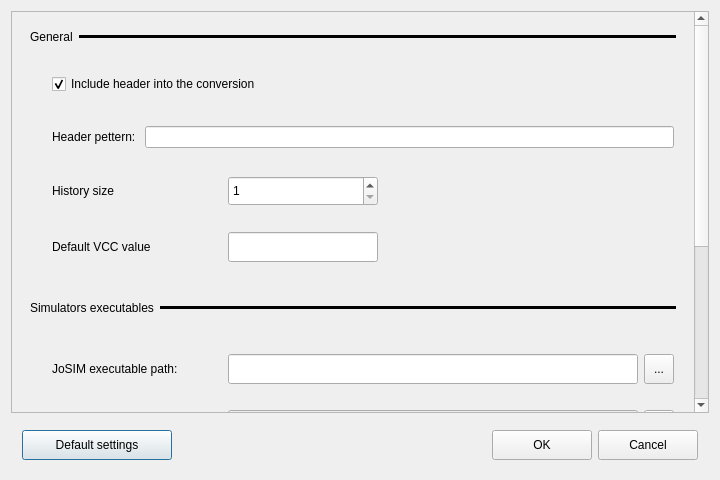
<?xml version="1.0" encoding="UTF-8"?>
<ui version="4.0">
 <class>DirectoryDialog</class>
 <widget class="QDialog" name="DirectoryDialog">
  <property name="windowModality">
   <enum>Qt::WindowModal</enum>
  </property>
  <property name="geometry">
   <rect>
    <x>0</x>
    <y>0</y>
    <width>720</width>
    <height>480</height>
   </rect>
  </property>
  <property name="sizePolicy">
   <sizepolicy hsizetype="Fixed" vsizetype="Fixed">
    <horstretch>0</horstretch>
    <verstretch>0</verstretch>
   </sizepolicy>
  </property>
  <property name="minimumSize">
   <size>
    <width>720</width>
    <height>480</height>
   </size>
  </property>
  <property name="maximumSize">
   <size>
    <width>1060</width>
    <height>720</height>
   </size>
  </property>
  <property name="windowTitle">
   <string>Dialog</string>
  </property>
  <property name="modal">
   <bool>true</bool>
  </property>
  <layout class="QVBoxLayout" name="verticalLayout">
   <item>
    <widget class="QScrollArea" name="scrollArea">
     <property name="sizePolicy">
      <sizepolicy hsizetype="Expanding" vsizetype="Preferred">
       <horstretch>0</horstretch>
       <verstretch>0</verstretch>
      </sizepolicy>
     </property>
     <property name="minimumSize">
      <size>
       <width>0</width>
       <height>0</height>
      </size>
     </property>
     <property name="maximumSize">
      <size>
       <width>1024</width>
       <height>576</height>
      </size>
     </property>
     <property name="horizontalScrollBarPolicy">
      <enum>Qt::ScrollBarAlwaysOff</enum>
     </property>
     <property name="widgetResizable">
      <bool>true</bool>
     </property>
     <widget class="QWidget" name="scrollAreaWidgetContents">
      <property name="geometry">
       <rect>
        <x>0</x>
        <y>0</y>
        <width>685</width>
        <height>717</height>
       </rect>
      </property>
      <layout class="QVBoxLayout" name="verticalLayout_5">
       <item>
        <widget class="QWidget" name="generalHeader" native="true">
         <layout class="QHBoxLayout" name="horizontalLayout_14">
          <item>
           <widget class="QLabel" name="label_4">
            <property name="text">
             <string>General</string>
            </property>
           </widget>
          </item>
          <item>
           <widget class="Line" name="line_4">
            <property name="sizePolicy">
             <sizepolicy hsizetype="Expanding" vsizetype="Fixed">
              <horstretch>0</horstretch>
              <verstretch>0</verstretch>
             </sizepolicy>
            </property>
            <property name="frameShadow">
             <enum>QFrame::Plain</enum>
            </property>
            <property name="lineWidth">
             <number>3</number>
            </property>
            <property name="midLineWidth">
             <number>3</number>
            </property>
            <property name="orientation">
             <enum>Qt::Horizontal</enum>
            </property>
           </widget>
          </item>
         </layout>
        </widget>
       </item>
       <item>
        <widget class="QWidget" name="horizontalWidget" native="true">
         <property name="minimumSize">
          <size>
           <width>0</width>
           <height>50</height>
          </size>
         </property>
         <property name="maximumSize">
          <size>
           <width>16777215</width>
           <height>50</height>
          </size>
         </property>
         <layout class="QHBoxLayout" name="horizontalLayout_13">
          <property name="leftMargin">
           <number>11</number>
          </property>
          <property name="topMargin">
           <number>11</number>
          </property>
          <property name="rightMargin">
           <number>11</number>
          </property>
          <property name="bottomMargin">
           <number>11</number>
          </property>
          <item>
           <spacer name="horizontalSpacer_10">
            <property name="orientation">
             <enum>Qt::Horizontal</enum>
            </property>
            <property name="sizeType">
             <enum>QSizePolicy::Fixed</enum>
            </property>
            <property name="sizeHint" stdset="0">
             <size>
              <width>20</width>
              <height>20</height>
             </size>
            </property>
           </spacer>
          </item>
          <item>
           <widget class="QCheckBox" name="includeHeaderCheckbox">
            <property name="text">
             <string>Include header into the conversion</string>
            </property>
            <property name="checked">
             <bool>true</bool>
            </property>
           </widget>
          </item>
          <item>
           <spacer name="horizontalSpacer_9">
            <property name="orientation">
             <enum>Qt::Horizontal</enum>
            </property>
            <property name="sizeHint" stdset="0">
             <size>
              <width>40</width>
              <height>20</height>
             </size>
            </property>
           </spacer>
          </item>
         </layout>
        </widget>
       </item>
       <item>
        <widget class="QWidget" name="headerWidget" native="true">
         <layout class="QHBoxLayout" name="horizontalLayout_8">
          <property name="leftMargin">
           <number>11</number>
          </property>
          <property name="topMargin">
           <number>11</number>
          </property>
          <property name="rightMargin">
           <number>11</number>
          </property>
          <property name="bottomMargin">
           <number>11</number>
          </property>
          <item>
           <spacer name="horizontalSpacer_11">
            <property name="orientation">
             <enum>Qt::Horizontal</enum>
            </property>
            <property name="sizeType">
             <enum>QSizePolicy::Fixed</enum>
            </property>
            <property name="sizeHint" stdset="0">
             <size>
              <width>20</width>
              <height>20</height>
             </size>
            </property>
           </spacer>
          </item>
          <item>
           <widget class="QLabel" name="headerPatternLabel">
            <property name="text">
             <string>Header pettern: </string>
            </property>
           </widget>
          </item>
          <item>
           <widget class="QLineEdit" name="headerPattern"/>
          </item>
         </layout>
        </widget>
       </item>
       <item>
        <widget class="QWidget" name="historyWidget" native="true">
         <property name="minimumSize">
          <size>
           <width>0</width>
           <height>50</height>
          </size>
         </property>
         <property name="maximumSize">
          <size>
           <width>16777215</width>
           <height>50</height>
          </size>
         </property>
         <layout class="QHBoxLayout" name="horizontalLayout_7">
          <property name="leftMargin">
           <number>11</number>
          </property>
          <property name="topMargin">
           <number>11</number>
          </property>
          <property name="rightMargin">
           <number>11</number>
          </property>
          <property name="bottomMargin">
           <number>11</number>
          </property>
          <item>
           <spacer name="horizontalSpacer_7">
            <property name="orientation">
             <enum>Qt::Horizontal</enum>
            </property>
            <property name="sizeType">
             <enum>QSizePolicy::Fixed</enum>
            </property>
            <property name="sizeHint" stdset="0">
             <size>
              <width>20</width>
              <height>20</height>
             </size>
            </property>
           </spacer>
          </item>
          <item>
           <widget class="QLabel" name="historyLabel">
            <property name="minimumSize">
             <size>
              <width>170</width>
              <height>30</height>
             </size>
            </property>
            <property name="maximumSize">
             <size>
              <width>170</width>
              <height>30</height>
             </size>
            </property>
            <property name="text">
             <string>History size</string>
            </property>
           </widget>
          </item>
          <item>
           <widget class="QSpinBox" name="historySpinBox">
            <property name="minimumSize">
             <size>
              <width>150</width>
              <height>30</height>
             </size>
            </property>
            <property name="maximumSize">
             <size>
              <width>150</width>
              <height>30</height>
             </size>
            </property>
            <property name="wrapping">
             <bool>false</bool>
            </property>
            <property name="frame">
             <bool>true</bool>
            </property>
            <property name="showGroupSeparator" stdset="0">
             <bool>false</bool>
            </property>
            <property name="minimum">
             <number>1</number>
            </property>
            <property name="maximum">
             <number>100</number>
            </property>
           </widget>
          </item>
          <item>
           <spacer name="horizontalSpacer_4">
            <property name="orientation">
             <enum>Qt::Horizontal</enum>
            </property>
            <property name="sizeHint" stdset="0">
             <size>
              <width>40</width>
              <height>20</height>
             </size>
            </property>
           </spacer>
          </item>
         </layout>
        </widget>
       </item>
       <item>
        <widget class="QWidget" name="vccWidget" native="true">
         <layout class="QHBoxLayout" name="horizontalLayout_9">
          <property name="leftMargin">
           <number>11</number>
          </property>
          <property name="topMargin">
           <number>11</number>
          </property>
          <property name="rightMargin">
           <number>11</number>
          </property>
          <property name="bottomMargin">
           <number>11</number>
          </property>
          <item>
           <spacer name="horizontalSpacer_13">
            <property name="orientation">
             <enum>Qt::Horizontal</enum>
            </property>
            <property name="sizeType">
             <enum>QSizePolicy::Fixed</enum>
            </property>
            <property name="sizeHint" stdset="0">
             <size>
              <width>20</width>
              <height>20</height>
             </size>
            </property>
           </spacer>
          </item>
          <item>
           <widget class="QLabel" name="vccLabel">
            <property name="minimumSize">
             <size>
              <width>170</width>
              <height>30</height>
             </size>
            </property>
            <property name="maximumSize">
             <size>
              <width>170</width>
              <height>30</height>
             </size>
            </property>
            <property name="text">
             <string>Default VCC value</string>
            </property>
           </widget>
          </item>
          <item>
           <widget class="QLineEdit" name="vccLineEdit">
            <property name="minimumSize">
             <size>
              <width>150</width>
              <height>30</height>
             </size>
            </property>
            <property name="maximumSize">
             <size>
              <width>150</width>
              <height>30</height>
             </size>
            </property>
            <property name="inputMask">
             <string/>
            </property>
           </widget>
          </item>
          <item>
           <spacer name="horizontalSpacer_12">
            <property name="orientation">
             <enum>Qt::Horizontal</enum>
            </property>
            <property name="sizeHint" stdset="0">
             <size>
              <width>40</width>
              <height>20</height>
             </size>
            </property>
           </spacer>
          </item>
         </layout>
        </widget>
       </item>
       <item>
        <widget class="QWidget" name="simulatorsHeader" native="true">
         <layout class="QHBoxLayout" name="horizontalLayout_11">
          <item>
           <widget class="QLabel" name="label_2">
            <property name="minimumSize">
             <size>
              <width>0</width>
              <height>40</height>
             </size>
            </property>
            <property name="maximumSize">
             <size>
              <width>16777215</width>
              <height>40</height>
             </size>
            </property>
            <property name="text">
             <string>Simulators executables</string>
            </property>
           </widget>
          </item>
          <item>
           <widget class="Line" name="line_2">
            <property name="sizePolicy">
             <sizepolicy hsizetype="Expanding" vsizetype="Fixed">
              <horstretch>0</horstretch>
              <verstretch>0</verstretch>
             </sizepolicy>
            </property>
            <property name="frameShadow">
             <enum>QFrame::Plain</enum>
            </property>
            <property name="lineWidth">
             <number>3</number>
            </property>
            <property name="midLineWidth">
             <number>3</number>
            </property>
            <property name="orientation">
             <enum>Qt::Horizontal</enum>
            </property>
           </widget>
          </item>
         </layout>
        </widget>
       </item>
       <item>
        <widget class="QWidget" name="josimWidget" native="true">
         <property name="maximumSize">
          <size>
           <width>16777215</width>
           <height>50</height>
          </size>
         </property>
         <layout class="QHBoxLayout" name="horizontalLayout_4">
          <property name="leftMargin">
           <number>11</number>
          </property>
          <property name="topMargin">
           <number>11</number>
          </property>
          <property name="rightMargin">
           <number>11</number>
          </property>
          <property name="bottomMargin">
           <number>11</number>
          </property>
          <item>
           <spacer name="horizontalSpacer_5">
            <property name="orientation">
             <enum>Qt::Horizontal</enum>
            </property>
            <property name="sizeType">
             <enum>QSizePolicy::Fixed</enum>
            </property>
            <property name="sizeHint" stdset="0">
             <size>
              <width>20</width>
              <height>20</height>
             </size>
            </property>
           </spacer>
          </item>
          <item>
           <widget class="QLabel" name="josimPathLabel">
            <property name="minimumSize">
             <size>
              <width>170</width>
              <height>30</height>
             </size>
            </property>
            <property name="maximumSize">
             <size>
              <width>170</width>
              <height>30</height>
             </size>
            </property>
            <property name="text">
             <string>JoSIM executable path:</string>
            </property>
           </widget>
          </item>
          <item>
           <widget class="QLineEdit" name="josimPath">
            <property name="minimumSize">
             <size>
              <width>400</width>
              <height>30</height>
             </size>
            </property>
            <property name="maximumSize">
             <size>
              <width>800</width>
              <height>30</height>
             </size>
            </property>
           </widget>
          </item>
          <item>
           <widget class="QToolButton" name="josimToolButton">
            <property name="minimumSize">
             <size>
              <width>30</width>
              <height>30</height>
             </size>
            </property>
            <property name="maximumSize">
             <size>
              <width>30</width>
              <height>30</height>
             </size>
            </property>
            <property name="text">
             <string>...</string>
            </property>
           </widget>
          </item>
         </layout>
        </widget>
       </item>
       <item>
        <widget class="QWidget" name="jsimWidget" native="true">
         <property name="maximumSize">
          <size>
           <width>16777215</width>
           <height>50</height>
          </size>
         </property>
         <layout class="QHBoxLayout" name="horizontalLayout_6">
          <property name="leftMargin">
           <number>11</number>
          </property>
          <property name="topMargin">
           <number>11</number>
          </property>
          <property name="rightMargin">
           <number>11</number>
          </property>
          <property name="bottomMargin">
           <number>11</number>
          </property>
          <item>
           <spacer name="horizontalSpacer_6">
            <property name="orientation">
             <enum>Qt::Horizontal</enum>
            </property>
            <property name="sizeType">
             <enum>QSizePolicy::Fixed</enum>
            </property>
            <property name="sizeHint" stdset="0">
             <size>
              <width>20</width>
              <height>20</height>
             </size>
            </property>
           </spacer>
          </item>
          <item>
           <widget class="QLabel" name="jsimPathLabel">
            <property name="minimumSize">
             <size>
              <width>170</width>
              <height>30</height>
             </size>
            </property>
            <property name="maximumSize">
             <size>
              <width>170</width>
              <height>30</height>
             </size>
            </property>
            <property name="text">
             <string>JSIM executable path:</string>
            </property>
           </widget>
          </item>
          <item>
           <widget class="QLineEdit" name="jsimPath">
            <property name="minimumSize">
             <size>
              <width>400</width>
              <height>30</height>
             </size>
            </property>
            <property name="maximumSize">
             <size>
              <width>800</width>
              <height>30</height>
             </size>
            </property>
           </widget>
          </item>
          <item>
           <widget class="QToolButton" name="jsimToolButton">
            <property name="minimumSize">
             <size>
              <width>30</width>
              <height>30</height>
             </size>
            </property>
            <property name="maximumSize">
             <size>
              <width>30</width>
              <height>30</height>
             </size>
            </property>
            <property name="text">
             <string>...</string>
            </property>
           </widget>
          </item>
         </layout>
        </widget>
       </item>
       <item>
        <widget class="QWidget" name="directoriesHeader" native="true">
         <layout class="QHBoxLayout" name="horizontalLayout_10">
          <item>
           <widget class="QLabel" name="label">
            <property name="sizePolicy">
             <sizepolicy hsizetype="Minimum" vsizetype="Preferred">
              <horstretch>0</horstretch>
              <verstretch>0</verstretch>
             </sizepolicy>
            </property>
            <property name="minimumSize">
             <size>
              <width>0</width>
              <height>40</height>
             </size>
            </property>
            <property name="maximumSize">
             <size>
              <width>16777215</width>
              <height>40</height>
             </size>
            </property>
            <property name="text">
             <string>Save/Open directories</string>
            </property>
           </widget>
          </item>
          <item>
           <widget class="Line" name="line">
            <property name="sizePolicy">
             <sizepolicy hsizetype="Expanding" vsizetype="Fixed">
              <horstretch>0</horstretch>
              <verstretch>0</verstretch>
             </sizepolicy>
            </property>
            <property name="frameShadow">
             <enum>QFrame::Plain</enum>
            </property>
            <property name="lineWidth">
             <number>3</number>
            </property>
            <property name="midLineWidth">
             <number>3</number>
            </property>
            <property name="orientation">
             <enum>Qt::Horizontal</enum>
            </property>
           </widget>
          </item>
         </layout>
        </widget>
       </item>
       <item>
        <widget class="QWidget" name="spiceDirWidget" native="true">
         <property name="sizePolicy">
          <sizepolicy hsizetype="MinimumExpanding" vsizetype="Preferred">
           <horstretch>0</horstretch>
           <verstretch>0</verstretch>
          </sizepolicy>
         </property>
         <property name="maximumSize">
          <size>
           <width>16777215</width>
           <height>50</height>
          </size>
         </property>
         <layout class="QHBoxLayout" name="horizontalLayout">
          <item>
           <spacer name="horizontalSpacer_8">
            <property name="orientation">
             <enum>Qt::Horizontal</enum>
            </property>
            <property name="sizeType">
             <enum>QSizePolicy::Fixed</enum>
            </property>
            <property name="sizeHint" stdset="0">
             <size>
              <width>20</width>
              <height>20</height>
             </size>
            </property>
           </spacer>
          </item>
          <item>
           <widget class="QLabel" name="spiceDirLabel">
            <property name="minimumSize">
             <size>
              <width>170</width>
              <height>30</height>
             </size>
            </property>
            <property name="maximumSize">
             <size>
              <width>170</width>
              <height>30</height>
             </size>
            </property>
            <property name="text">
             <string>Spice default directory:</string>
            </property>
           </widget>
          </item>
          <item>
           <widget class="QLineEdit" name="spiceDirLineEdit">
            <property name="sizePolicy">
             <sizepolicy hsizetype="Preferred" vsizetype="Fixed">
              <horstretch>0</horstretch>
              <verstretch>0</verstretch>
             </sizepolicy>
            </property>
            <property name="minimumSize">
             <size>
              <width>400</width>
              <height>30</height>
             </size>
            </property>
            <property name="maximumSize">
             <size>
              <width>800</width>
              <height>30</height>
             </size>
            </property>
            <property name="sizeIncrement">
             <size>
              <width>0</width>
              <height>0</height>
             </size>
            </property>
           </widget>
          </item>
          <item>
           <widget class="QToolButton" name="spiceDirToolButton">
            <property name="minimumSize">
             <size>
              <width>30</width>
              <height>30</height>
             </size>
            </property>
            <property name="maximumSize">
             <size>
              <width>30</width>
              <height>30</height>
             </size>
            </property>
            <property name="text">
             <string>...</string>
            </property>
           </widget>
          </item>
         </layout>
        </widget>
       </item>
       <item>
        <widget class="QWidget" name="libreDirWidget" native="true">
         <property name="maximumSize">
          <size>
           <width>16777215</width>
           <height>50</height>
          </size>
         </property>
         <layout class="QHBoxLayout" name="horizontalLayout_2" stretch="0,1,1,1">
          <property name="leftMargin">
           <number>11</number>
          </property>
          <property name="topMargin">
           <number>11</number>
          </property>
          <property name="rightMargin">
           <number>11</number>
          </property>
          <property name="bottomMargin">
           <number>11</number>
          </property>
          <item>
           <spacer name="horizontalSpacer_2">
            <property name="orientation">
             <enum>Qt::Horizontal</enum>
            </property>
            <property name="sizeType">
             <enum>QSizePolicy::Fixed</enum>
            </property>
            <property name="sizeHint" stdset="0">
             <size>
              <width>20</width>
              <height>20</height>
             </size>
            </property>
           </spacer>
          </item>
          <item>
           <widget class="QLabel" name="libreDirLabel">
            <property name="minimumSize">
             <size>
              <width>170</width>
              <height>30</height>
             </size>
            </property>
            <property name="maximumSize">
             <size>
              <width>170</width>
              <height>30</height>
             </size>
            </property>
            <property name="text">
             <string>LibrePCB default directory:</string>
            </property>
           </widget>
          </item>
          <item>
           <widget class="QLineEdit" name="libreDirLineEdit">
            <property name="minimumSize">
             <size>
              <width>400</width>
              <height>30</height>
             </size>
            </property>
            <property name="maximumSize">
             <size>
              <width>800</width>
              <height>30</height>
             </size>
            </property>
           </widget>
          </item>
          <item>
           <widget class="QToolButton" name="libreDirToolButton">
            <property name="minimumSize">
             <size>
              <width>30</width>
              <height>30</height>
             </size>
            </property>
            <property name="maximumSize">
             <size>
              <width>30</width>
              <height>30</height>
             </size>
            </property>
            <property name="text">
             <string>...</string>
            </property>
           </widget>
          </item>
         </layout>
        </widget>
       </item>
       <item>
        <widget class="QFrame" name="subcircuitDirWidget">
         <property name="maximumSize">
          <size>
           <width>16777215</width>
           <height>50</height>
          </size>
         </property>
         <layout class="QHBoxLayout" name="horizontalLayout_5">
          <property name="leftMargin">
           <number>11</number>
          </property>
          <property name="topMargin">
           <number>11</number>
          </property>
          <property name="rightMargin">
           <number>11</number>
          </property>
          <property name="bottomMargin">
           <number>11</number>
          </property>
          <item>
           <spacer name="horizontalSpacer_3">
            <property name="orientation">
             <enum>Qt::Horizontal</enum>
            </property>
            <property name="sizeType">
             <enum>QSizePolicy::Fixed</enum>
            </property>
            <property name="sizeHint" stdset="0">
             <size>
              <width>20</width>
              <height>20</height>
             </size>
            </property>
           </spacer>
          </item>
          <item>
           <widget class="QLabel" name="subcircuitDirLabel">
            <property name="minimumSize">
             <size>
              <width>170</width>
              <height>30</height>
             </size>
            </property>
            <property name="maximumSize">
             <size>
              <width>170</width>
              <height>30</height>
             </size>
            </property>
            <property name="text">
             <string>Subcircuit default directory:</string>
            </property>
           </widget>
          </item>
          <item>
           <widget class="QLineEdit" name="subcircuitDirLineEdit">
            <property name="minimumSize">
             <size>
              <width>400</width>
              <height>30</height>
             </size>
            </property>
            <property name="maximumSize">
             <size>
              <width>800</width>
              <height>30</height>
             </size>
            </property>
           </widget>
          </item>
          <item>
           <widget class="QToolButton" name="subcircuitDirToolButton">
            <property name="minimumSize">
             <size>
              <width>30</width>
              <height>30</height>
             </size>
            </property>
            <property name="maximumSize">
             <size>
              <width>30</width>
              <height>30</height>
             </size>
            </property>
            <property name="text">
             <string>...</string>
            </property>
           </widget>
          </item>
         </layout>
        </widget>
       </item>
      </layout>
     </widget>
    </widget>
   </item>
   <item>
    <widget class="QWidget" name="buttonBoxWidget" native="true">
     <property name="minimumSize">
      <size>
       <width>658</width>
       <height>50</height>
      </size>
     </property>
     <property name="maximumSize">
      <size>
       <width>16777215</width>
       <height>50</height>
      </size>
     </property>
     <layout class="QHBoxLayout" name="horizontalLayout_3">
      <property name="leftMargin">
       <number>11</number>
      </property>
      <property name="topMargin">
       <number>11</number>
      </property>
      <property name="rightMargin">
       <number>11</number>
      </property>
      <property name="bottomMargin">
       <number>11</number>
      </property>
      <item>
       <widget class="QPushButton" name="defaultSettingsButton">
        <property name="minimumSize">
         <size>
          <width>150</width>
          <height>30</height>
         </size>
        </property>
        <property name="maximumSize">
         <size>
          <width>150</width>
          <height>30</height>
         </size>
        </property>
        <property name="text">
         <string>Default settings</string>
        </property>
       </widget>
      </item>
      <item>
       <spacer name="horizontalSpacer">
        <property name="orientation">
         <enum>Qt::Horizontal</enum>
        </property>
        <property name="sizeHint" stdset="0">
         <size>
          <width>40</width>
          <height>20</height>
         </size>
        </property>
       </spacer>
      </item>
      <item>
       <widget class="QPushButton" name="okButton">
        <property name="minimumSize">
         <size>
          <width>100</width>
          <height>30</height>
         </size>
        </property>
        <property name="maximumSize">
         <size>
          <width>16777215</width>
          <height>30</height>
         </size>
        </property>
        <property name="text">
         <string>OK</string>
        </property>
       </widget>
      </item>
      <item>
       <widget class="QPushButton" name="cancelButton">
        <property name="minimumSize">
         <size>
          <width>100</width>
          <height>30</height>
         </size>
        </property>
        <property name="maximumSize">
         <size>
          <width>16777215</width>
          <height>30</height>
         </size>
        </property>
        <property name="text">
         <string>Cancel</string>
        </property>
       </widget>
      </item>
     </layout>
    </widget>
   </item>
  </layout>
 </widget>
 <resources/>
 <connections/>
</ui>
